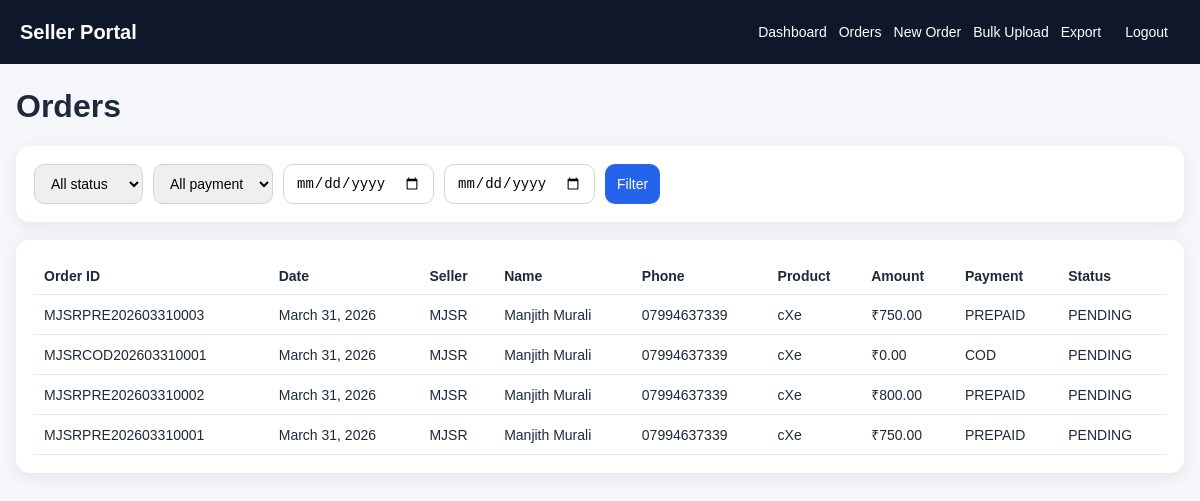
/orders/ (signed in), run on the app's committed database.
### orders/models.py (models this page shows, shortened)
class Order(models.Model):
    PAYMENT_CHOICES = [
        ('COD', 'COD'),
        ('PREPAID', 'Prepaid'),
    ]
    STATUS_CHOICES = [
        ('PENDING', 'Pending'),
        ('SHIPPED', 'Shipped'),
        ('DELIVERED', 'Delivered'),
        ('RTO', 'RTO'),
        ('CANCELLED', 'Cancelled'),
    ]
    seller = models.ForeignKey(SellerProfile, on_delete=models.CASCADE, related_name='orders')
    order_id = models.CharField(max_length=40, unique=True, blank=True)
    customer_name = models.CharField(max_length=150)
    full_address = models.TextField()
    city = models.CharField(max_length=100, blank=True)
    state = models.CharField(max_length=100, blank=True)
    pincode = models.CharField(max_length=10, blank=True)
    phone = models.CharField(max_length=20)
    product = models.CharField(max_length=120)
    amount = models.DecimalField(max_digits=10, decimal_places=2, default=0)
    tag = models.CharField(max_length=120, blank=True)
    payment_type = models.CharField(max_length=10, choices=PAYMENT_CHOICES, default='COD')
    status = models.CharField(max_length=20, choices=STATUS_CHOICES, default='PENDING')
    order_date = models.DateField(default=timezone.localdate)
    created_at = models.DateTimeField(auto_now_add=True)
    updated_at = models.DateTimeField(auto_now=True)
    class Meta:
        ordering = ['-order_date', '-created_at']

class SellerProfile(models.Model):
    user = models.OneToOneField(settings.AUTH_USER_MODEL, on_delete=models.CASCADE)
    seller_code = models.CharField(max_length=20, unique=True)
    display_name = models.CharField(max_length=120)
    is_active = models.BooleanField(default=True)
    created_at = models.DateTimeField(auto_now_add=True)

### orders/views.py (the view)
# urls.py: path('orders/', views.order_list, name='order_list'),
@login_required
def order_list(request):
    seller = get_seller_for_user(request.user)
    orders = Order.objects.all() if request.user.is_staff else Order.objects.filter(seller=seller)
    seller_code = request.GET.get('seller')
    status = request.GET.get('status')
    payment = request.GET.get('payment')
    start_date = request.GET.get('start_date')
    end_date = request.GET.get('end_date')
    if request.user.is_staff and seller_code:
        orders = orders.filter(seller__seller_code=seller_code)
    if status:
        orders = orders.filter(status=status)
    if payment:
        orders = orders.filter(payment_type=payment)
    if start_date:
        orders = orders.filter(order_date__gte=start_date)
    if end_date:
        orders = orders.filter(order_date__lte=end_date)
    sellers = SellerProfile.objects.filter(is_active=True).order_by('display_name') if request.user.is_staff else []
    return render(request, 'orders/order_list.html', {'orders': orders[:500], 'sellers': sellers})

### orders/views.py (called while the page is built)
def get_seller_for_user(user):
    if user.is_staff:
        return None
    return SellerProfile.objects.filter(user=user, is_active=True).first()

### orders/templates/orders/order_list.html (shortened to what this page needs)
{% extends 'orders/base.html' %}
{% block content %}
<h1>Orders</h1>
<div class="card">
  <form method="get" class="filters">
    <select name="status">
      <option value="">All status</option>
    </select>
    <select name="payment">
      <option value="">All payment</option>
    </select>
    <input type="date" name="start_date">
    <input type="date" name="end_date">
    <button type="submit">Filter</button>
  </form>
</div>
<div class="card table-wrap">
  <table>
    <tr>
      <th>Order ID</th><th>Date</th><th>Seller</th><th>Name</th><th>Phone</th><th>Product</th><th>Amount</th><th>Payment</th><th>Status</th>
    </tr>
    {% for order in orders %}
    <tr>
      <td>{{ order.order_id }}</td>
      <td>{{ order.order_date }}</td>
      <td>{{ order.seller.seller_code }}</td>
      <td>{{ order.customer_name }}</td>
      <td>{{ order.phone }}</td>
      <td>{{ order.product }}</td>
      <td>₹{{ order.amount }}</td>
      <td>{{ order.payment_type }}</td>
      <td>{{ order.status }}</td>
    </tr>
    {% empty %}
    <tr><td colspan="9">No orders found</td></tr>
    {% endfor %}
  </table>
</div>
{% endblock %}

### static/css/styles.css (style rules this page uses)
body { margin: 0; font-family: Arial, sans-serif; background: #f5f7fb; color: #1e293b; }
.card { background: white; border-radius: 14px; padding: 18px; box-shadow: 0 4px 18px rgba(15, 23, 42, 0.08); margin-bottom: 18px; }
input, textarea, select, button { padding: 10px 12px; border-radius: 10px; border: 1px solid #cbd5e1; font-size: 14px; }
button { background: #2563eb; color: white; border: none; }
table { width: 100%; border-collapse: collapse; }
th, td { padding: 10px; border-bottom: 1px solid #e2e8f0; text-align: left; font-size: 14px; }
.table-wrap { overflow-x: auto; }
.filters { display: flex; flex-wrap: wrap; gap: 10px; }

### data on the page
Order: order_id "MJSRPRE202603310003", order_date "March 31, 2026", seller.seller_code "MJSR", customer_name "Manjith Murali", phone "07994637339", product "cXe", amount "750.00", payment_type "PREPAID", status "PENDING"
Order: order_id "MJSRCOD202603310001", order_date "March 31, 2026", seller.seller_code "MJSR", customer_name "Manjith Murali", phone "07994637339", product "cXe", amount "0.00", payment_type "COD", status "PENDING"
Order: order_id "MJSRPRE202603310002", order_date "March 31, 2026", seller.seller_code "MJSR", customer_name "Manjith Murali", phone "07994637339", product "cXe", amount "800.00", payment_type "PREPAID", status "PENDING"
Order: order_id "MJSRPRE202603310001", order_date "March 31, 2026", seller.seller_code "MJSR", customer_name "Manjith Murali", phone "07994637339", product "cXe", amount "750.00", payment_type "PREPAID", status "PENDING"
